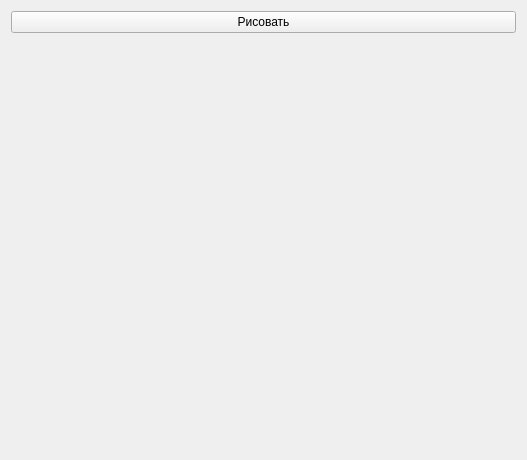
<?xml version="1.0" encoding="UTF-8"?>
<ui version="4.0">
 <class>Form</class>
 <widget class="QWidget" name="Form">
  <property name="geometry">
   <rect>
    <x>0</x>
    <y>0</y>
    <width>527</width>
    <height>460</height>
   </rect>
  </property>
  <property name="windowTitle">
   <string>Желтые окружности</string>
  </property>
  <layout class="QVBoxLayout" name="verticalLayout">
   <item>
    <widget class="QPushButton" name="pushButton">
     <property name="text">
      <string>Рисовать</string>
     </property>
    </widget>
   </item>
   <item>
    <widget class="QLabel" name="label">
     <property name="text">
      <string/>
     </property>
    </widget>
   </item>
  </layout>
 </widget>
 <resources/>
 <connections/>
</ui>
